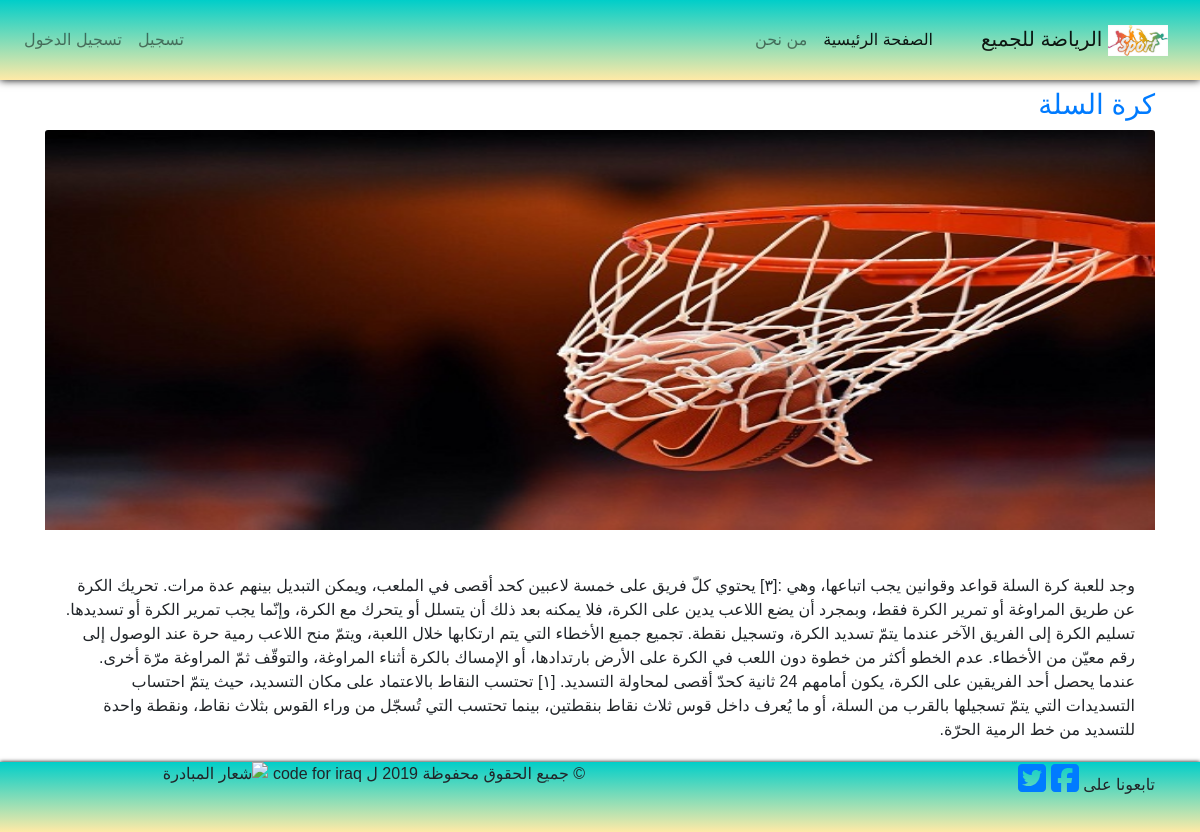
Screenshot of /project_detail1/ with the database file from the repository.
### blog/models.py (models this page shows, shortened)
class Project(models.Model):
    title = models.CharField(max_length=100)
    subtitle = models.CharField(max_length=100)
    picture=models.ImageField(default='default.jpg',upload_to="cover")
    website=models.URLField(blank=True,null=True)
    description = models.TextField()
    sample=models.FileField(blank=True,null=True,upload_to="chapters")

### blog/views.py (the view)
# urls.py: path('project_detail<int:project_id>/', views.project_detail, name="project_detail"),
def project_detail(request, project_id):
    project = get_object_or_404(Project, id=project_id)
    context={
         'title':'project',
        'project': project,
       }
    return render(request, 'blog/project_detail.html', context)

### blog/templates/blog/project_detail.html
{% extends 'blog/base.html' %}
{% load static %}
{%block content%}
<div class="pt-2">
   <div class="card-mt-4">
       <h3 class="card-title-"><a href="">{{ project.title }}</a></h3>
       <img class="card-img-top" src="{{project.picture.url}}" alt="picture" width="40px"height="400px">
                    <br><br>
            <div class="card-body">
                <p class="card-text">{{ project.description }}</p>
        </div>
 </div>
</div>
{% endblock %}

### blog/static/blog/css/main.css (style rules this page uses)
body,html { direction:rtl; text-align:right; }
body { font-family:'Amiri',sans-serif; }

### rows the page displays
Project: title "كرة السلة", picture (picture), description "وجد للعبة كرة السلة قواعد وقوانين يجب اتباعها، وهي :[٣] يحتوي كلّ فريق على خمسة لاعبين كحد أقصى في الملعب، ويمكن التبديل بينهم عدة مرات. تحريك الكرة عن طريق المراوغة أو تمرير الكرة فقط، وبمجرد أن يضع اللاعب يدين على الكرة، فلا يمكنه بعد ذلك أن يتسلل أو يتحرك مع الكرة، وإنّما يجب تمرير الكرة أو تسديدها. تسليم الكرة إلى الفريق الآخر عندما يتمّ تسديد الكرة، وتسجيل نقطة. تجميع جميع الأخطاء التي يتم ارتكابها خلال اللعبة، ويتمّ منح اللاعب رمية حرة عند الوصول إلى رقم معيّن من الأخطاء. عدم الخطو أكثر من خطوة دون اللعب في الكرة على الأرض بارتدادها، أو الإمساك بالكرة أثناء المراوغة، والتوقّف ثمّ المراوغة مرّة أخرى. عندما يحصل أحد الفريقين على الكرة، يكون أمامهم 24 ثانية كحدّ أقصى لمحاولة التسديد. [١]…"
